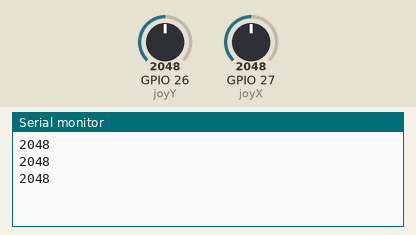
Bench run of a sketch on a simulated ESP32. Parts: the last lines printed to the serial monitor. The inputs (shaded band) are chosen by the test bench; at power-on: GPIO 26 (joyY) = 2048, GPIO 27 (joyX) = 2048.

Above: at 6.3 s.
6.4 s: GPIO 26 (joyY) set to 2866
12.5 s: GPIO 27 (joyX) set to 1228
At 15.0 s:
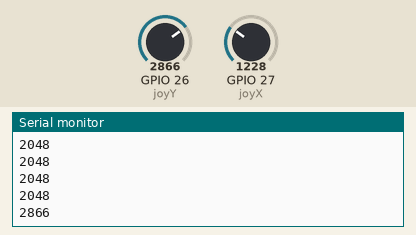
18.6 s: GPIO 26 (joyY) set to 3603
At 20.4 s:
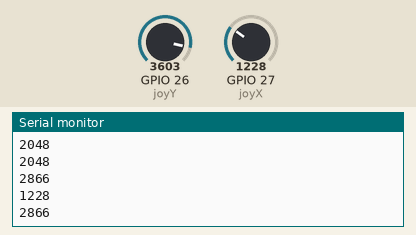
24.7 s: GPIO 27 (joyX) set to 491
At 28.0 s:
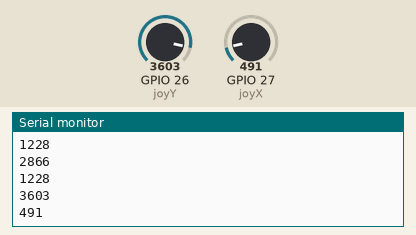
Timing chart, 0 to 29.5 s (numbered marks = the images above; inputs shaded):
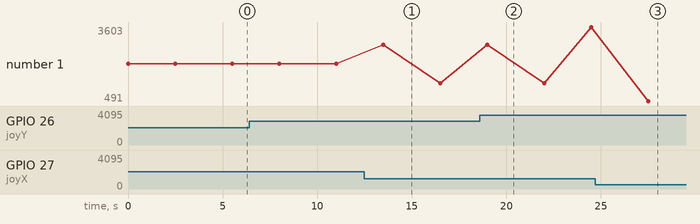

The sketch:

Joystick.ino
```cpp
int joyX= 27;
int joyY= 26;
int xvalue;
int yvalue;

void setup() {
  Serial.begin(9600);
}

void loop() {
  // put your main code here, to run repeatedly:
  xvalue = analogRead (joyX);
  yvalue = analogRead (joyY);

  //print the values with to plot or view
  Serial.println(xvalue);
  delay(2500);
  Serial.println(yvalue);
  delay(3000);
}
```

Measured:
- after the input at 24.7 s, the serial monitor: prints a new line after 2.8 s (image 3)
- plotted number 1: 2048 → 1228 after the input at 12.5 s, 1228 → 3603 after the input at 18.6 s
